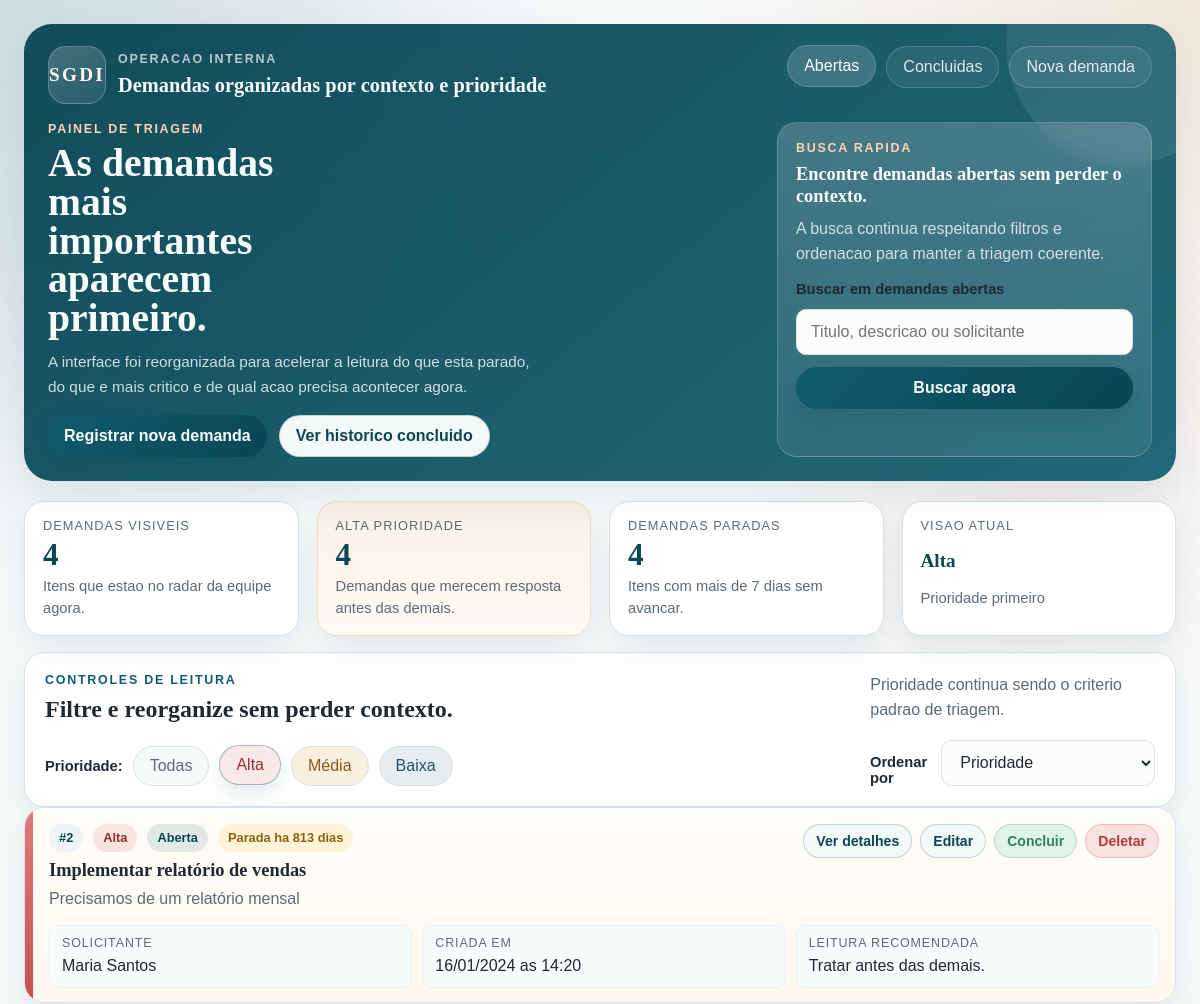
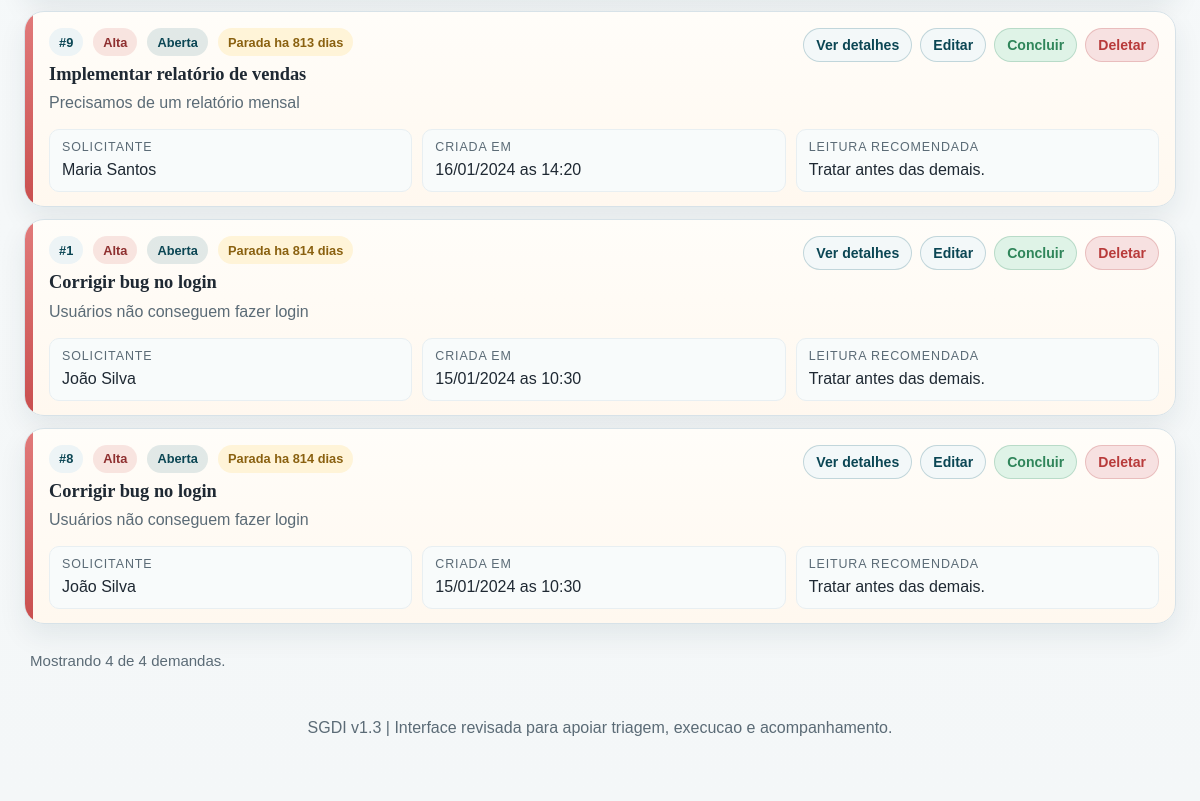
/?prioridade=Alta&ordenacao=prioridade, run on an earlier commit of the app's database (2 pictures, top to bottom).
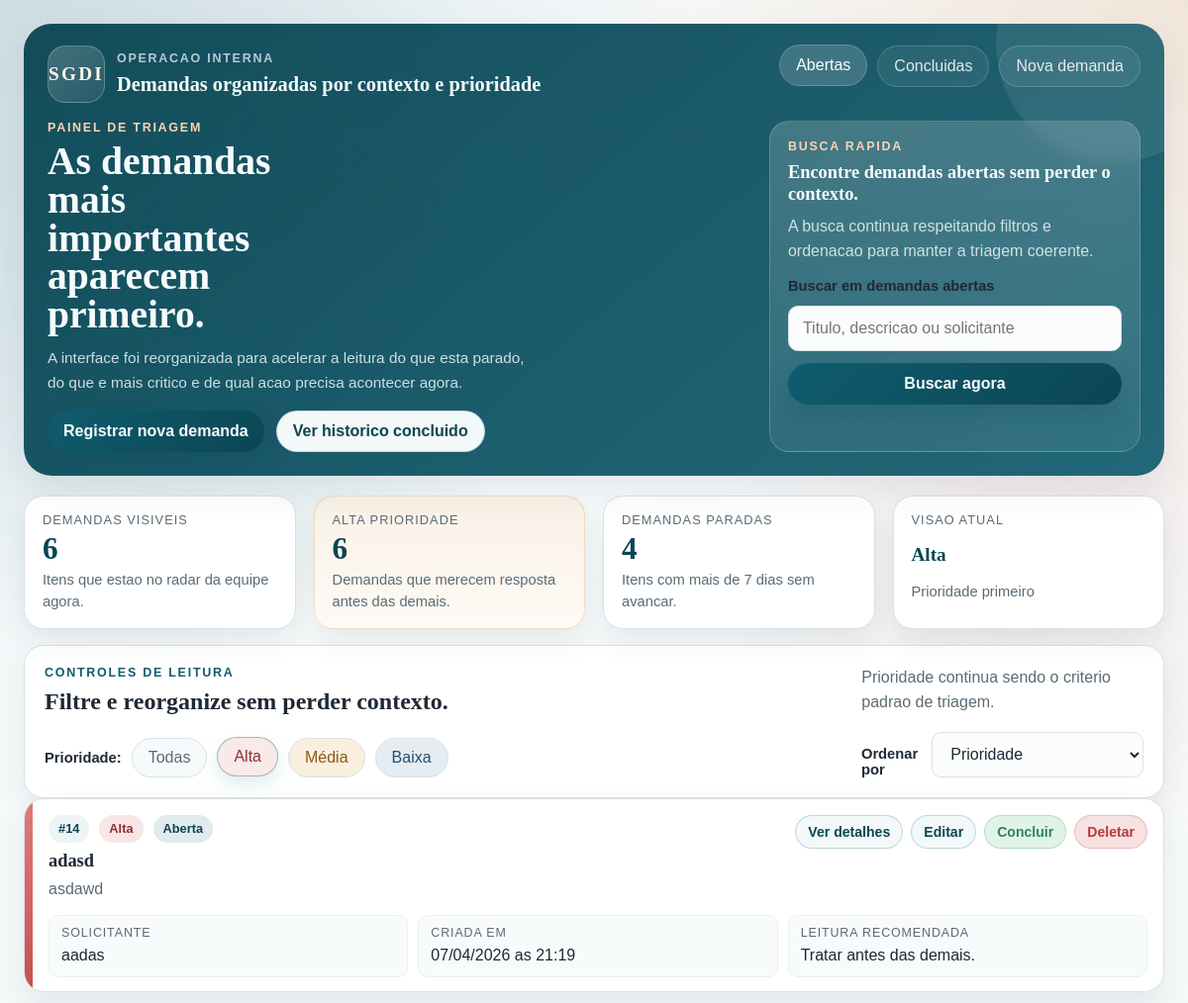
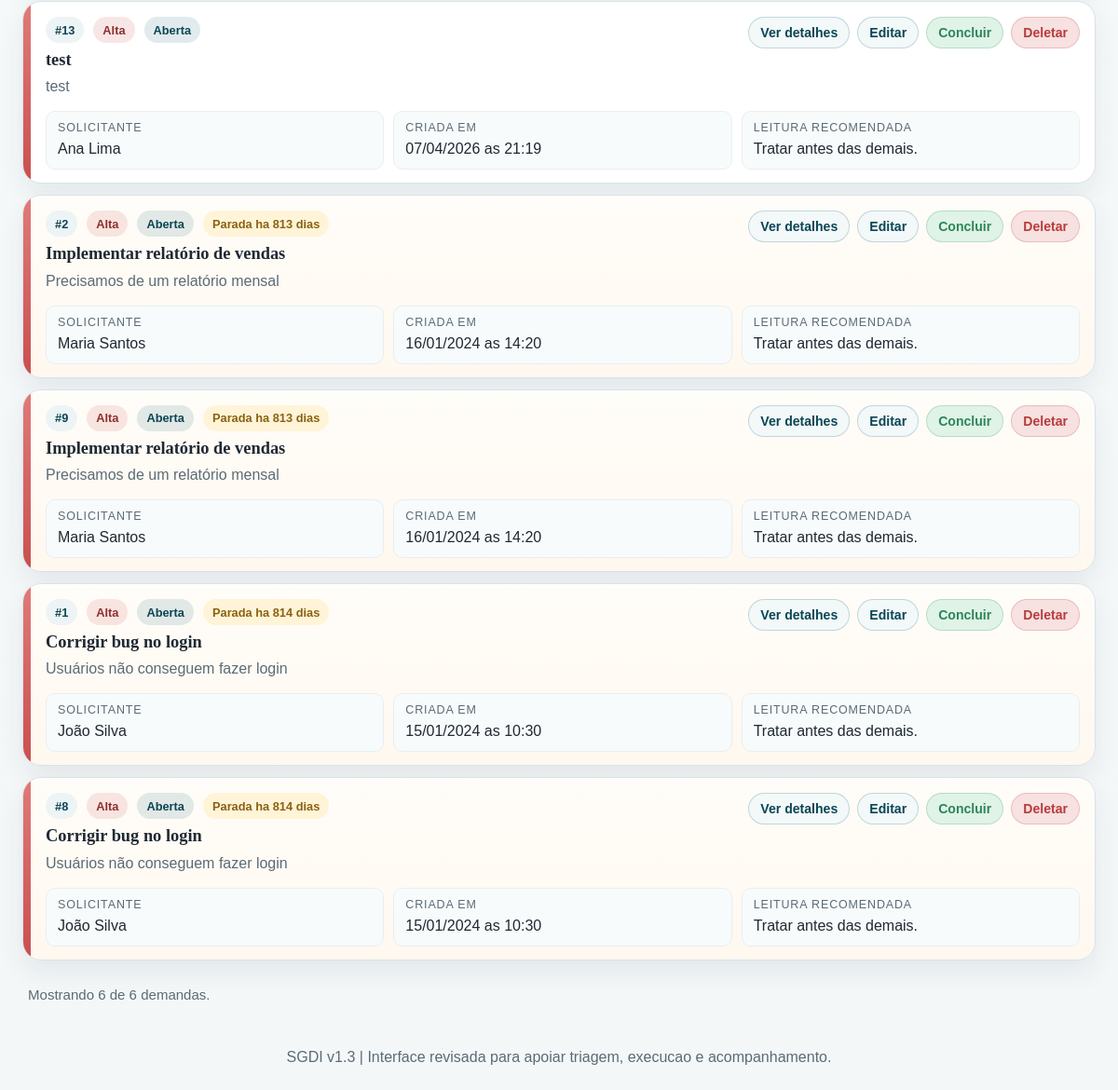
And on a later commit of the database (2 pictures, top to bottom).
### tables this page shows
CREATE TABLE demandas (
    id INTEGER PRIMARY KEY AUTOINCREMENT,
    titulo TEXT NOT NULL,
    descricao TEXT NOT NULL,
    solicitante TEXT NOT NULL,
    prioridade TEXT NOT NULL DEFAULT 'Média',
    status TEXT NOT NULL DEFAULT 'Aberta',
    data_criacao TEXT NOT NULL
);

### app.py (the view)
@app.route("/")
def index():
    contexto = build_demand_context(
        STATUS_ABERTA,
        filtro_prioridade=request.args.get("prioridade", "").strip(),
        ordenacao=request.args.get("ordenacao", "prioridade"),
    )
    contexto["rota_listagem"] = "index"
    return render_template("index.html", **contexto)

### app.py (called while the page is built)
def get_db():
    return get_db_connection()

@app.template_filter("priority_slug")
def priority_slug(value):
    return PRIORIDADE_SLUGS.get(value, "neutra")

@app.template_filter("display_datetime")
def display_datetime(value):
    try:
        return datetime.strptime(value, "%Y-%m-%d %H:%M:%S").strftime("%d/%m/%Y as %H:%M")
    except (TypeError, ValueError):
        return value

def normalize_priority(prioridade):
    return prioridade if prioridade in PRIORIDADES else ""

def normalize_order(ordenacao):
    return ordenacao if ordenacao in ORDENACOES else "prioridade"

def enrich_demands(demandas):
    agora = datetime.now()
    demandas_com_alerta = []
    for demanda in demandas:
        demanda_dict = dict(demanda)
        try:
            data_criacao = datetime.strptime(demanda["data_criacao"], "%Y-%m-%d %H:%M:%S")
            dias_parada = (agora - data_criacao).days
        except (ValueError, TypeError):
            dias_parada = 0
        demanda_dict["dias_parada"] = dias_parada
        demanda_dict["alerta_parada"] = (
            demanda_dict.get("status") == STATUS_ABERTA and dias_parada >= DIAS_ALERTA_PARADA
        )
        demandas_com_alerta.append(demanda_dict)
    return demandas_com_alerta

def build_summary(demandas, filtro_prioridade, ordenacao, status):
    contagem_por_prioridade = {prioridade: 0 for prioridade in PRIORIDADES}
    for demanda in demandas:
        prioridade = demanda.get("prioridade")
        if prioridade in contagem_por_prioridade:
            contagem_por_prioridade[prioridade] += 1
    return {
        "total": len(demandas),
        "alta": contagem_por_prioridade[PRIORIDADES[0]],
        "media": contagem_por_prioridade[PRIORIDADES[1]],
        "baixa": contagem_por_prioridade[PRIORIDADES[2]],
        "alertas": sum(1 for demanda in demandas if demanda.get("alerta_parada")),
        "filtro_label": filtro_prioridade or "Todas as prioridades",
        "ordenacao_label": ORDENACAO_LABELS[ordenacao],
        "status_label": "abertas" if status == STATUS_ABERTA else "concluidas",
    }

### database.py (called while the page is built)
def get_db_connection():
    conn = sqlite3.connect(DB_PATH)
    conn.row_factory = sqlite3.Row
    conn.execute("PRAGMA foreign_keys = ON")
    return conn

### templates/index.html (shortened to what this page needs)
{% extends "base.html" %}
{% block hero %}
<p class="hero-kicker">Painel de triagem</p>
<h1>As demandas mais importantes aparecem primeiro.</h1>
<p class="hero-text">
    A interface foi reorganizada para acelerar a leitura do que esta parado, do que e mais critico
    e de qual acao precisa acontecer agora.
</p>
<div class="hero-actions">
    <a href="{{ url_for('nova_demanda') }}" class="button-primary">Registrar nova demanda</a>
    <a href="{{ url_for('concluidas') }}" class="button-secondary">Ver historico concluido</a>
</div>
{% endblock %}
{% block content %}
<section class="metrics-grid">
    <article class="metric-card">
        <p class="metric-card__label">Demandas visiveis</p>
        <strong class="metric-card__value" data-summary-total>{{ resumo.total }}</strong>
        <span class="metric-card__hint">Itens que estao no radar da equipe agora.</span>
    </article>
    <article class="metric-card metric-card--accent">
        <p class="metric-card__label">Alta prioridade</p>
        <strong class="metric-card__value" data-summary-high>{{ resumo.alta }}</strong>
        <span class="metric-card__hint">Demandas que merecem resposta antes das demais.</span>
    </article>
    <article class="metric-card">
        <p class="metric-card__label">Demandas paradas</p>
        <strong class="metric-card__value" data-summary-alerts>{{ resumo.alertas }}</strong>
        <span class="metric-card__hint">Itens com mais de 7 dias sem avancar.</span>
    </article>
    <article class="metric-card">
        <p class="metric-card__label">Visao atual</p>
        <strong class="metric-card__value metric-card__value--small" data-summary-view>{{ resumo.filtro_label }}</strong>
        <span class="metric-card__hint" data-summary-order>{{ resumo.ordenacao_label }}</span>
    </article>
</section>
<section data-demand-module>
<section class="panel-card">
    <div class="section-header">
        <div>
            <p class="section-kicker">Controles de leitura</p>
            <h2>Filtre e reorganize sem perder contexto.</h2>
        </div>
        {% if termo_busca %}
            <p class="section-note">Resultados para "{{ termo_busca }}".</p>
        {% else %}
            <p class="section-note">Prioridade continua sendo o criterio padrao de triagem.</p>
        {% endif %}
    </div>
    <div class="toolbar-layout">
        <div class="filter-cluster">
            <span class="filter-cluster__label">Prioridade:</span>
            <a
                href="{{ url_for(rota_listagem, prioridade=None, ordenacao=ordenacao_atual, q=termo_busca or None) }}"
                class="filter-pill {% if not filtro_atual %}is-active{% endif %}"
                data-priority-filter=""
                aria-pressed="{% if not filtro_atual %}true{% else %}false{% endif %}"
            >
                Todas
            </a>
            {% for prioridade in prioridades %}
                <a
                    href="{{ url_for(rota_listagem, prioridade=prioridade, ordenacao=ordenacao_atual, q=termo_busca or None) }}"
                    class="filter-pill priority-{{ prioridade|priority_slug }} {% if filtro_atual == prioridade %}is-active{% endif %}"
                    data-priority-filter="{{ prioridade|priority_slug }}"
                    aria-pressed="{% if filtro_atual == prioridade %}true{% else %}false{% endif %}"
                >
                    {{ prioridade }}
                </a>
            {% endfor %}
        </div>
        <form method="GET" action="{{ url_for(rota_listagem) }}" class="sort-form">
            <label for="ordenacao" class="field-label">Ordenar por</label>
            <select name="ordenacao" id="ordenacao" data-sort-control>
                <option value="prioridade" {% if ordenacao_atual == 'prioridade' %}selected{% endif %}>Prioridade</option>
            </select>
        </form>
    </div>
</section>
<section
    class="demand-list"
    data-demand-list
    data-current-filter="{{ (filtro_atual|priority_slug) if filtro_atual else '' }}"
    data-current-order="{{ ordenacao_atual }}"
    data-batch-size="6"
>
    {% if demandas %}
        {% for demanda in demandas %}
            <article
                class="demand-card priority-{{ demanda['prioridade']|priority_slug }} {% if demanda.alerta_parada %}is-stalled{% endif %}"
                data-demand-card
                data-priority="{{ demanda['prioridade']|priority_slug }}"
                data-created="{{ demanda['data_criacao'] }}"
                data-alert="{% if demanda.alerta_parada %}true{% else %}false{% endif %}"
            >
                <div class="demand-card__signal"></div>
                <div class="demand-card__body">
                    <div class="demand-card__header">
                        <div class="demand-card__headline">
                            <div class="chip-row">
                                <span class="mini-chip">#{{ demanda['id'] }}</span>
                                <span class="badge priority-{{ demanda['prioridade']|priority_slug }}">{{ demanda['prioridade'] }}</span>
                                <span class="status-chip is-open">Aberta</span>
                                {% if demanda.alerta_parada %}
                                    <span class="badge badge-warning">Parada ha {{ demanda.dias_parada }} dias</span>
                                {% endif %}
                            </div>
                            <h3>
                                <a href="{{ url_for('detalhes', id=demanda['id']) }}">{{ demanda['titulo'] }}</a>
                            </h3>
                            <p class="demand-card__description">
                                {{ demanda['descricao'][:180] }}{% if demanda['descricao']|length > 180 %}...{% endif %}
                            </p>
                        </div>
                        <div class="demand-card__actions">
                            <a href="{{ url_for('detalhes', id=demanda['id']) }}" class="button-secondary button-small">Ver detalhes</a>
                            <a href="{{ url_for('editar', id=demanda['id']) }}" class="button-secondary button-small">Editar</a>
                            <form method="POST" action="{{ url_for('concluir', id=demanda['id']) }}">
                                <button type="submit" class="button-soft button-small">Concluir</button>
                            </form>
                            <form method="POST" action="{{ url_for('deletar', id=demanda['id']) }}" onsubmit="return confirm('Tem certeza que deseja deletar?');">
                                <button type="submit" class="button-danger button-small">Deletar</button>
                            </form>
                        </div>
                    </div>
                    <dl class="meta-grid">
                        <div>
                            <dt>Solicitante</dt>
                            <dd>{{ demanda['solicitante'] }}</dd>
                        </div>
                        <div>
                            <dt>Criada em</dt>
                            <dd>{{ demanda['data_criacao']|display_datetime }}</dd>
                        </div>
                        <div>
                            <dt>Leitura recomendada</dt>
                            <dd>
                                {% if demanda['prioridade']|priority_slug == 'alta' %}
                                    Tratar antes das demais.
                                {% elif demanda['prioridade']|priority_slug == 'media' %}
                                    Planejar ainda nesta rodada.
                                {% else %}
                                    Monitorar e encaixar no fluxo.
                                {% endif %}
                            </dd>
                        </div>
                    </dl>
                </div>
            </article>
        {% endfor %}
    {% endif %}
</section>
<div class="list-pagination" data-load-more-area hidden>
    <p class="list-pagination__status" data-load-more-status></p>
</div>
</section>
{% endblock %}

### templates/base.html (shortened to what this page needs)
<!DOCTYPE html>
<html lang="pt-BR">
<head>
    <link rel="stylesheet" href="{{ url_for('static', filename='style.css') }}">
</head>
<body>
    <div class="page-backdrop"></div>
    <div class="page-shell">
        <header class="app-header">
            <div class="app-header__bar">
                <a href="{{ url_for('index') }}" class="brand-block">
                    <span class="brand-mark">SGDI</span>
                    <div>
                        <p class="brand-kicker">Operacao interna</p>
                        <h2>Demandas organizadas por contexto e prioridade</h2>
                    </div>
                </a>
                <nav class="top-nav" aria-label="Navegacao principal">
                    <a
                        href="{{ url_for('index') }}"
                        class="top-nav__link {% if request.endpoint in ['index', 'buscar'] %}is-active{% endif %}"
                    >
                        Abertas
                    </a>
                    <a
                        href="{{ url_for('concluidas') }}"
                        class="top-nav__link {% if request.endpoint == 'concluidas' %}is-active{% endif %}"
                    >
                        Concluidas
                    </a>
                    <a
                        href="{{ url_for('nova_demanda') }}"
                        class="top-nav__link {% if request.endpoint == 'nova_demanda' %}is-active{% endif %}"
                    >
                        Nova demanda
                    </a>
                </nav>
            </div>
            <div class="hero-layout">
                <div class="hero-copy">
                    {% block hero %}{% endblock %}
                </div>
                <aside class="search-panel">
                    <p class="panel-kicker">Busca rapida</p>
                    <h3>Encontre demandas abertas sem perder o contexto.</h3>
                    <p class="panel-text">
                        A busca continua respeitando filtros e ordenacao para manter a triagem coerente.
                    </p>
                    <form action="{{ url_for('buscar') }}" method="GET" class="search-form">
                        <label for="header-search" class="field-label">Buscar em demandas abertas</label>
                        <input
                            type="text"
                            id="header-search"
                            name="q"
                            placeholder="Titulo, descricao ou solicitante"
                            value="{{ termo_busca|default('') }}"
                        >
                        <button type="submit" class="button-primary button-block">Buscar agora</button>
                    </form>
                </aside>
            </div>
        </header>
        <main class="content-shell">
            {% block content %}{% endblock %}
        </main>
        <footer class="app-footer">
            <p>SGDI v1.3 | Interface revisada para apoiar triagem, execucao e acompanhamento.</p>
        </footer>
    </div>
</body>
</html>

What changed in the data, as far as the page shows it:
added demandas: id "14", prioridade "Alta", titulo "adasd", descricao "asdawd", solicitante "aadas", data_criacao|display_datetime "07/04/2026 as 21:19", shows "Tratar antes das demais."
added demandas: id "13", prioridade "Alta", titulo "test", descricao "test", solicitante "Ana Lima", data_criacao|display_datetime "07/04/2026 as 21:19", shows "Tratar antes das demais."
Also different on the page:
{{ resumo.total }}: "4" → "6"
{{ resumo.alta }}: "4" → "6"
text written by a page script: "Mostrando 4 de 4 demandas." → "Mostrando 6 de 6 demandas."
